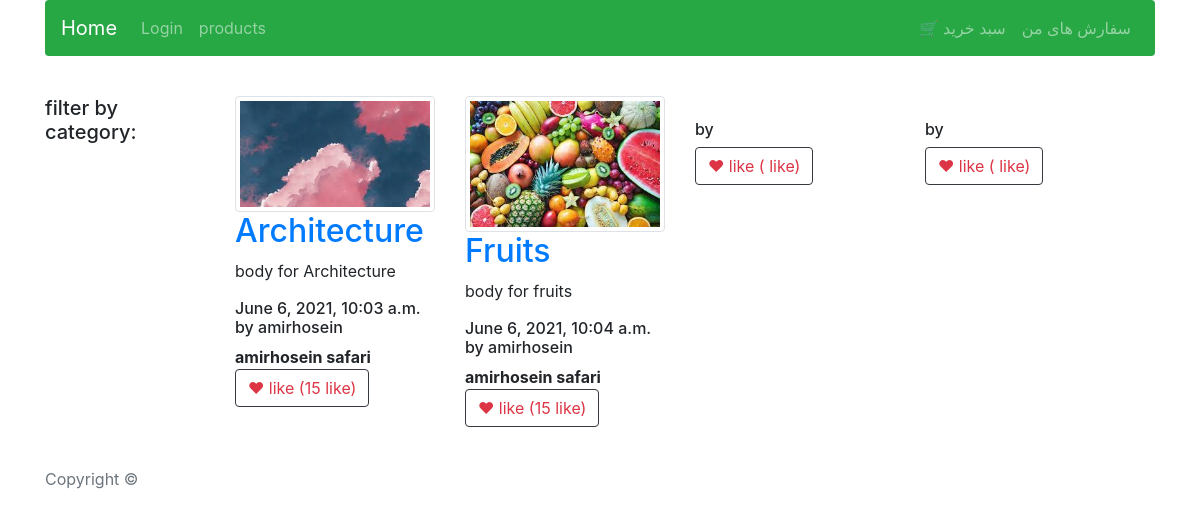
Screenshot of /blog/ with the database file from the repository.
### blog/models.py (models this page shows, shortened)
class Post(models.Model):
    title = models.CharField(max_length=100, verbose_name='عنوان پست')
    created_on = models.DateTimeField(verbose_name='تاریخ ایجاد', auto_now_add=True)
    body = models.TextField(max_length=500, verbose_name='متن', null=True)
    creator = models.ForeignKey('auth.User', verbose_name='کاربر', on_delete=models.PROTECT)
    image = models.ImageField(verbose_name='عکس', blank=True, null=True)
    like = models.IntegerField(default=0)
    categories = models.ManyToManyField('blog.Category')
    class Meta:
        ordering = ('title',)
        verbose_name = 'پست'
        verbose_name_plural = 'پست ها'

### blog/views.py (the view)
# urls.py: path('', views.show_all_posts, name='show-all-posts'),
def show_all_posts(request):
    if request.user.is_authenticated:
        my_posts = models.Post.objects.filter(creator=request.user)
        other_posts = models.Post.objects.exclude(creator=request.user)
    else:
        my_posts = models.Post.objects.all()
        other_posts = []
    qs =  list(itertools.chain(my_posts, other_posts))
    """my_paginated_posts = Paginator(my_posts, 2)
    other_paginated_posts = Paginator(other_posts, 2)"""
    paginated = Paginator(qs, 2)
    """page = request.GET.get('page', 1)"""
    paginated_page = paginated.get_page(request.GET.get('page', 1))
    """my_paginated_posts_page = my_paginated_posts.get_page(page)
    other_paginated_posts_page = other_paginated_posts.get_page(page)"""
    return render(
        request=request,
        context={
            'object_list': paginated_page,
            'object_list_2': paginated,
            'page_title': 'Show all posts',
        },
        template_name='blog/all_posts.html'
    )

### blog/templates/blog/all_posts.html (shortened to what this page needs)
{% extends 'blog/base.html' %}
{% block content %}
    <div class="col-2">
        <h5>filter by category:</h5>
    </div>
    <div class="col-10 row justify-content-md-left">
    {% for post in object_list %}
        <div class="col mb-3">
            {% if post.image %}
                <img src="{{ post.image.url }}" class="img-thumbnail">
            {% endif %}
            <div class="d-flex">
                <h2>
                    <a href="{% url 'blog:viewpost' post.pk %}">{{ post.title }}</a>
                </h2>
            </div>
            <p>{{ post.body | truncatewords:5 }}</p>
            <h6>{{ post.created_on }} by {{ post.creator.username }}</h6>
            <strong>{{ post.creator.first_name }} {{ post.creator.last_name }}</strong>
            <a class="btn btn-outline-dark text-danger like-btn" data-post-id="{{ post.id }}">❤ like (<span id="like-count-{{ post.id }}">{{ post.like }}</span> like)</a>
        </div>
    {% endfor %}
    {% for post in object_list_2 %}
        <div class="col mb-3">
            <div class="d-flex">
            </div>
            <h6>{{ post.created_on }} by {{ post.creator.username }}</h6>
            <a class="btn btn-outline-dark text-danger like-btn" data-post-id="{{ post.id }}">❤ like (<span id="like-count-{{ post.id }}">{{ post.like }}</span> like)</a>
        </div>
    {% endfor %}
    </div>
{% endblock %}

### blog/templates/blog/base.html (shortened to what this page needs)
{% load static %}
<html>
<head>
    <link href="{% static 'css/bootstrap.min.css' %}" rel="stylesheet">
</head>
<body>
<div class="container">
    <nav class="navbar rounded navbar-expand-md navbar-dark bg-success">
        <a class="navbar-brand" href="/">Home</a>
        <div class="collapse navbar-collapse" id="navbarCollapse">
            <ul class="navbar-nav mr-auto">
                {% if not user.is_authenticated %}
                    <li class="nav-item">
                        <a class="nav-link" href="{% url 'users:login' %}">Login
                            </a>
                    </li>
                {% endif %}
                <li class="nav-item">
                    <a class="nav-link" href="{% url 'inventory:list' %}">
                        products
                    </a>
                </li>
            </ul>
            <ul class="navbar-nav ml-auto">
                <li class="nav-item">
                    <a class="nav-link" href="{% url 'store:view-cart' %}">
                        🛒
                        سبد خرید
                    </a>
                </li>
                <li class="nav-item">
                    <a class="nav-link" href="{% url 'store:list-orders' %}">
                        سفارش های من
                    </a>
                </li>
            </ul>
        </div>
    </nav>
    <div class="row mb-4 mt-4">
        {% block content %}YOUR CONTENT GOES HERE{% endblock %}
    </div>
</div>
<footer class="footer">
    <div class="container">
        <span class="text-muted">Copyright &copy; {{ year }}</span>
    </div>
</footer>
</body>

### rows the page displays
Post: image (picture), title "Architecture", body "body for Architecture", created_on "June 6, 2021, 10:03 a.m.", creator.username "amirhosein", creator.first_name "amirhosein", creator.last_name "safari", like "15"
Post: image (picture), title "Fruits", body "body for fruits", created_on "June 6, 2021, 10:04 a.m.", creator.username "amirhosein", creator.first_name "amirhosein", creator.last_name "safari", like "15"
